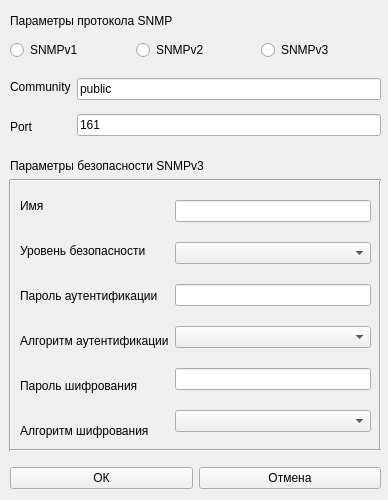
<?xml version="1.0" encoding="UTF-8"?>
<ui version="4.0">
 <class>Snmp</class>
 <widget class="QWidget" name="Snmp">
  <property name="geometry">
   <rect>
    <x>0</x>
    <y>0</y>
    <width>388</width>
    <height>500</height>
   </rect>
  </property>
  <property name="minimumSize">
   <size>
    <width>388</width>
    <height>413</height>
   </size>
  </property>
  <property name="maximumSize">
   <size>
    <width>388</width>
    <height>500</height>
   </size>
  </property>
  <property name="windowTitle">
   <string>SNMP</string>
  </property>
  <widget class="QWidget" name="horizontalLayoutWidget">
   <property name="geometry">
    <rect>
     <x>10</x>
     <y>20</y>
     <width>371</width>
     <height>61</height>
    </rect>
   </property>
   <layout class="QHBoxLayout" name="horizontalLayout">
    <item>
     <widget class="QRadioButton" name="v1">
      <property name="text">
       <string>SNMPv1</string>
      </property>
     </widget>
    </item>
    <item>
     <widget class="QRadioButton" name="v2">
      <property name="enabled">
       <bool>true</bool>
      </property>
      <property name="text">
       <string>SNMPv2</string>
      </property>
     </widget>
    </item>
    <item>
     <widget class="QRadioButton" name="v3">
      <property name="text">
       <string>SNMPv3</string>
      </property>
     </widget>
    </item>
   </layout>
  </widget>
  <widget class="QLabel" name="label">
   <property name="geometry">
    <rect>
     <x>10</x>
     <y>10</y>
     <width>191</width>
     <height>21</height>
    </rect>
   </property>
   <property name="text">
    <string>Параметры протокола SNMP</string>
   </property>
  </widget>
  <widget class="QWidget" name="horizontalLayoutWidget_2">
   <property name="geometry">
    <rect>
     <x>10</x>
     <y>70</y>
     <width>371</width>
     <height>74</height>
    </rect>
   </property>
   <layout class="QHBoxLayout" name="horizontalLayout_2">
    <item>
     <layout class="QVBoxLayout" name="verticalLayout_2">
      <item>
       <widget class="QLabel" name="labelCommunity">
        <property name="text">
         <string>Community</string>
        </property>
       </widget>
      </item>
      <item>
       <widget class="QLabel" name="labelPort">
        <property name="text">
         <string>Port</string>
        </property>
       </widget>
      </item>
     </layout>
    </item>
    <item>
     <layout class="QVBoxLayout" name="verticalLayout">
      <item>
       <widget class="QLineEdit" name="inputCommunity">
        <property name="text">
         <string>public</string>
        </property>
       </widget>
      </item>
      <item>
       <widget class="QLineEdit" name="inputPort">
        <property name="text">
         <string>161</string>
        </property>
       </widget>
      </item>
     </layout>
    </item>
   </layout>
  </widget>
  <widget class="QLabel" name="label_4">
   <property name="geometry">
    <rect>
     <x>10</x>
     <y>150</y>
     <width>371</width>
     <height>31</height>
    </rect>
   </property>
   <property name="text">
    <string>Параметры безопасности SNMPv3</string>
   </property>
  </widget>
  <widget class="QWidget" name="horizontalLayoutWidget_3">
   <property name="geometry">
    <rect>
     <x>20</x>
     <y>186</y>
     <width>351</width>
     <height>264</height>
    </rect>
   </property>
   <layout class="QHBoxLayout" name="horizontalLayout_3">
    <item>
     <layout class="QVBoxLayout" name="verticalLayout_3">
      <item>
       <widget class="QLabel" name="labelName">
        <property name="text">
         <string>Имя</string>
        </property>
       </widget>
      </item>
      <item>
       <widget class="QLabel" name="labelLevel">
        <property name="text">
         <string>Уровень безопасности</string>
        </property>
       </widget>
      </item>
      <item>
       <widget class="QLabel" name="labelAuthPass">
        <property name="text">
         <string>Пароль аутентификации</string>
        </property>
       </widget>
      </item>
      <item>
       <widget class="QLabel" name="labelAuthAlg">
        <property name="text">
         <string>Алгоритм аутентификации</string>
        </property>
       </widget>
      </item>
      <item>
       <widget class="QLabel" name="labelPrivPass">
        <property name="text">
         <string>Пароль шифрования</string>
        </property>
       </widget>
      </item>
      <item>
       <widget class="QLabel" name="labelPrivAlg">
        <property name="text">
         <string>Алгоритм шифрования</string>
        </property>
       </widget>
      </item>
     </layout>
    </item>
    <item>
     <layout class="QVBoxLayout" name="verticalLayout_4">
      <item>
       <widget class="QLineEdit" name="inputName">
        <property name="text">
         <string/>
        </property>
       </widget>
      </item>
      <item>
       <widget class="QComboBox" name="level"/>
      </item>
      <item>
       <widget class="QLineEdit" name="inputAuthPass">
        <property name="text">
         <string/>
        </property>
       </widget>
      </item>
      <item>
       <widget class="QComboBox" name="authAlg"/>
      </item>
      <item>
       <widget class="QLineEdit" name="inputPrivPass">
        <property name="text">
         <string/>
        </property>
       </widget>
      </item>
      <item>
       <widget class="QComboBox" name="privAlg"/>
      </item>
     </layout>
    </item>
   </layout>
  </widget>
  <widget class="QWidget" name="horizontalLayoutWidget_4">
   <property name="geometry">
    <rect>
     <x>10</x>
     <y>460</y>
     <width>371</width>
     <height>36</height>
    </rect>
   </property>
   <layout class="QHBoxLayout" name="horizontalLayout_4">
    <item>
     <widget class="QPushButton" name="okButton">
      <property name="text">
       <string>ОК</string>
      </property>
     </widget>
    </item>
    <item>
     <widget class="QPushButton" name="cancelButton">
      <property name="text">
       <string>Отмена</string>
      </property>
     </widget>
    </item>
   </layout>
  </widget>
  <widget class="Line" name="line">
   <property name="geometry">
    <rect>
     <x>370</x>
     <y>180</y>
     <width>20</width>
     <height>271</height>
    </rect>
   </property>
   <property name="orientation">
    <enum>Qt::Vertical</enum>
   </property>
  </widget>
  <widget class="Line" name="line_2">
   <property name="geometry">
    <rect>
     <x>0</x>
     <y>180</y>
     <width>20</width>
     <height>271</height>
    </rect>
   </property>
   <property name="orientation">
    <enum>Qt::Vertical</enum>
   </property>
  </widget>
  <widget class="Line" name="line_3">
   <property name="geometry">
    <rect>
     <x>10</x>
     <y>170</y>
     <width>371</width>
     <height>20</height>
    </rect>
   </property>
   <property name="orientation">
    <enum>Qt::Horizontal</enum>
   </property>
  </widget>
  <widget class="Line" name="line_4">
   <property name="geometry">
    <rect>
     <x>10</x>
     <y>440</y>
     <width>371</width>
     <height>20</height>
    </rect>
   </property>
   <property name="orientation">
    <enum>Qt::Horizontal</enum>
   </property>
  </widget>
 </widget>
 <resources/>
 <connections/>
</ui>
